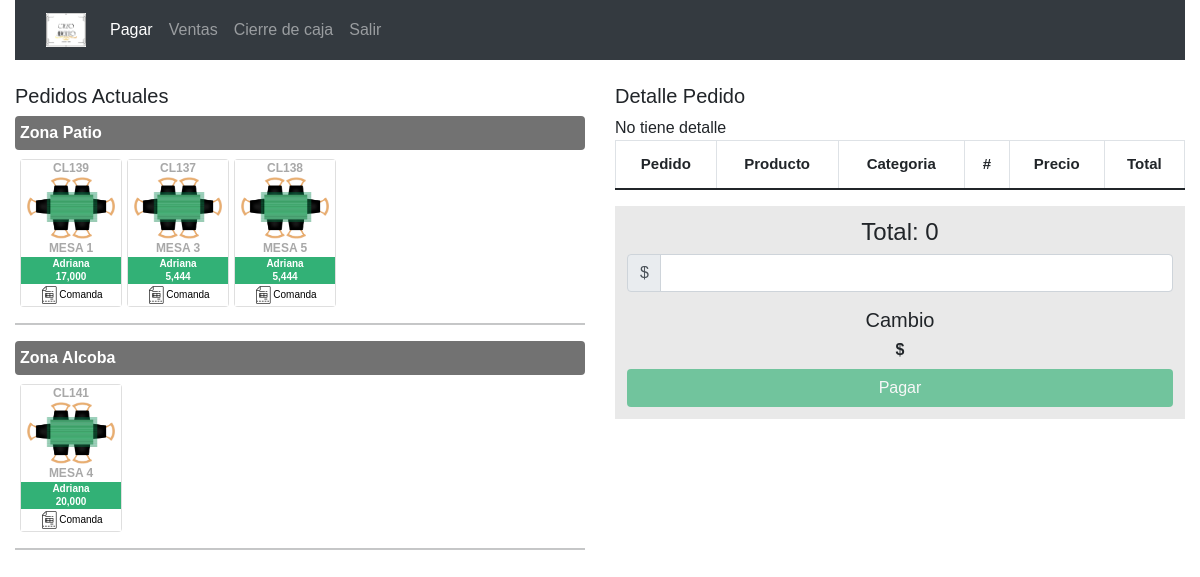
Screenshot of /index.php/facturacion/MostrarDetalle with the database file from the repository.
### tables this page shows
CREATE TABLE `zonas` (
  `idzonas` int(11) NOT NULL,
  `nombre` varchar(45) NOT NULL,
  `numMesas` varchar(45) NOT NULL,
  `Habilitada` tinyint(4) NOT NULL DEFAULT 1
);

CREATE TABLE `mesas` (
  `idmesas` int(11) NOT NULL,
  `idzonas` int(11) NOT NULL,
  `nummesa` int(11) NOT NULL,
  `numpedido` varchar(100) NOT NULL DEFAULT '0'
);

### application/controllers/facturacion.php (called while the page is built, shortened)
<?php
class Facturacion extends CI_Controller
{
    function __construct()
    {
        $this->load->model('Model_facturas');
        $this->load->model('Model_pedidos');
    }
    public function MostrarDetalle()
    {
        $Consecutivo = $this->input->post('Consecutivo');
        $datos = array(
            'detallePedidos' => $this->Model_facturas->Mostrar_Detalle($Consecutivo),
            'pedidos' => $this->Model_pedidos->MostrarPedidosAFacturar(),
            'zonas' => $this->Model_pedidos->MostrarzonasConPedidos(),
            'mesas' => $this->Model_pedidos->Mostrarmesas(),
			'TipoPago' => $this->Model_pedidos->MostrarTipoPagos(),
        );
        $this->load->view('VistasFacturador/View_facturador', $datos);
    }
}

### index.php (called while the page is built, shortened)
<?php
require_once BASEPATH.'core/CodeIgniter.php';

### application/models/model_pedidos.php (called while the page is built, shortened)
<?php
class Model_pedidos extends CI_Model
{
	public function MostrarzonasConPedidos()
	{
		$query = $this->db->query("SELECT zonas.* FROM zonas INNER JOIN mesas ON zonas.idzonas = mesas.idzonas WHERE mesas.numpedido <> '0'  GROUP BY zonas.idzonas");
		if ($query->num_rows() > 0) {
			return $query;
		} else {
			return null;
		}
	}
	public function Mostrarmesas()
	{
		$query = $this->db->query("SELECT idmesas, idzonas, nummesa, numpedido, mesero, sum(total) as total
                              FROM mesas left join detallepedido on mesas.numpedido = detallepedido.num_pedido
                              left join pedidos on mesas.numpedido = pedidos.num_pedido
                              group by idmesas, idzonas, nummesa, numpedido, mesero");
		if ($query->num_rows() > 0) {
			return $query;
		} else {
			return null;
		}
	}
}

### application/views/VistasFacturador/View_facturador.php (the view, shortened to what this page needs)
<!DOCTYPE html>
<html lang="en">
<head>
	<link rel="stylesheet" type="text/css" href="<?php echo base_url(); ?>/Style/StylesFacturador/Styles.css">
	<link href="https://cdn.jsdelivr.net/npm/bootstrap@5.0.0-beta2/dist/css/bootstrap.min.css" rel="stylesheet">
	<link rel="stylesheet" href="https://stackpath.bootstrapcdn.com/bootstrap/4.3.1/css/bootstrap.min.css">
</head>
<body>
	<div class="container-fluid">
		<div class="row">
			<div class="col-12">
				<nav class="navbar navbar-expand-lg navbar-dark bg-dark">
					<div class="container-fluid">
						<a class="navbar-brand" href="<?php echo base_url() ?>index.php/facturacion/Facturador"><img src="<?php echo base_url() ?>Imagenes/FondoBlanco.png" alt="Logo Cielo Abierto" width="40" height="34"></a>
						<div class="collapse navbar-collapse" id="navbarSupportedContent">
							<ul class="navbar-nav me-auto mb-2 mb-lg-0">
								<li class="nav-item">
									<a class="nav-link active " aria-current="page" href="<?php echo base_url() ?>index.php/facturacion/Facturador">Pagar</a>
								</li>
								<li class="nav-item">
									<a class="nav-link" href="<?php echo base_url() ?>index.php/facturacion/historial" tabindex="-1" aria-disabled="true">Ventas</a>
								</li>
								<li class="nav-item">
									<a class="nav-link" href="<?php echo base_url() ?>index.php/facturacion/historial" tabindex="-1" aria-disabled="true">Cierre de caja</a>
								</li>
								<li class="nav-item">
									<a class="nav-link" href="<?php echo base_url() ?>index.php/facturacion/Salir" tabindex="-1" aria-disabled="true">Salir</a>
								</li>
							</ul>
						</div>
					</div>
				</nav>
			</div>
		</div>
	</div>
	<br>
	<div class="container-fluid">
		<div class="row pedidos">
			<div class="col-sm-12 col-md-12 col-lg-6 col-xl-6">
				<h5>Pedidos Actuales</h5>
				<?php
				if (empty($zonas)) {
					echo "No hay ninguna mesa con pedido aun";
				} else {
					foreach ($zonas->result() as $row) {
				?>
						<div class="alert" id="BarraZonas" role="alert">
							<p>Zona <?php echo ($row->nombre); ?></p>
						</div>
						<div id="MesasFere">
							<?php
							foreach ($mesas->result() as $col) {
								if ($row->idzonas == $col->idzonas) {
									if ($col->numpedido <> 0) {
							?>
										<form action="<?php echo base_url() ?>index.php/Facturacion/MostrarDetalle" method="post" data-ajax="false">
											<div class="card" id="Card">
												<div class="card-body" id="NumeroDeMesaCardBody">
													<h5 class="card-title"><?php echo $col->numpedido ?></h5>
												</div>
												<button type="submit" id="BotonMesa"> <img src="<?php echo base_url() ?>Imagenes/MesaActiva.png" class="card-img-top" alt="..."></button>
												<div class="card-body" id="NumeroDeMesaCardBody">
													<h5 class="card-title">MESA <?php echo $col->nummesa ?></h5>
												</div>
												<div class="card-body" id="InformacionMesaOcupada">
													<h5 class="card-title"><?php echo $col->mesero ?></h5>
													<h5 class="card-title"><?php echo number_format(($col->total), 0); ?></h5>
												</div>
												<div class="card-body" id="BotonImpreFactura">
													<button type="button"><img src="<?php echo base_url() ?>Imagenes/Factura.png" alt="">Comanda</button>
												</div>
											</div>
										</form>
									<?php
									}
									?>
							<?php
								}
							}
							?>
						</div>
						<hr>
				<?PHP
					}
				}
				?>
			</div>
			<div class="col-sm-12 col-md-12 col-lg-6 col-xl-6">
				<h5>Detalle Pedido</h5>
				<div class="table-responsive">
					<table id="tableFacturacion" class="table table-bordered  table-hover tablaDetalle">
						<thead>
							<tr>
								<th scope="col">Pedido</th>
								<th scope="col">Producto</th>
								<th scope="col">Categoria</th>
								<th scope="col">#</th>
								<th scope="col">Precio</th>
								<th scope="col">Total</th>
							</tr>
						</thead>
							<?php
							if (empty($detallePedidos)) {
								$total = 0;
							} ?>
					</table>
				</div>
				<div class="operaciones">
					<div class="form-row">
						<div class="col">
							<?php echo form_open(base_url() . 'index.php/Facturacion/PagarPedido'); ?>
							<h4>Total: <?php echo number_format($total, 0) ?></h4>
							<div class="input-group mb-3">
								<div class="input-group-prepend">
									<span class="input-group-text">$</span>
								</div>
								<input type="number" min="100" id="Efectivo" name="Efectivo" class="form-control" required>
							</div>
							<h5 style="margin-top:4px">Cambio</h5>
							<h6 id="cambio"><b>$ </b></h6>
							<?php if (empty($Consecutivo) == false) { ?>
								<a data-toggle="modal" id="BotonPagar" data-target="#exampleConfirmarPago2" class="btn btn-block" role="button" aria-pressed="true">Pagar</a>
							<?php	} else {  ?>
								<a data-toggle="modal" id="BotonPagar" data-target="#exampleConfirmarPago2" class="btn btn-block disabled" role="button" aria-pressed="true">Pagar</a>
							<?php	} ?>
							</form>
						</div>
					</div>
				</div>
			</div>
		</div>
	</div>
</body>
</html>

### Style/StylesFacturador/Styles.css (style rules this page uses)
* { font-family: "Oswal", sans-serif; }
#BotonPagar { background-color: rgb(50, 177, 118); color: white; }
.pedidos tr { text-align: center; }
.operaciones { background-color: #e9e9e9; padding: 12px; text-align: center; }
.operaciones input { width: 100%; }
#tableFacturacion { font-size: 15px; }
#Card h5 { font-size: 12px; color: rgb(168, 168, 168); margin: 1px; font-weight: bold; }
#Card button { background-color: white; width: 10px; }
#Card { margin-top: 4px; margin-left: 5px; }
#Card button { border: 0; width: 100px; }
#MesasFere { flex-direction: row; display: flex; flex-wrap: wrap; margin-top: 5px; }
#NumeroDeMesaCardBody { background-color: rgb(255, 255, 255); text-align: center; padding: 0px; }
#InformacionMesaOcupada { text-align: center; margin: 0; padding: 0; background-color:rgb(50, 177, 118); }
#InformacionMesaOcupada h5 { color: white; margin: 1; font-size: 10px; }
#BarraZonas { background-color: rgb(114, 114, 114); margin: 0; padding: 0; }
#BotonImpreFactura { padding: 0; font-size: 10px; }
#BarraZonas p { font-weight: bold; margin: 4px; color: rgb(255, 255, 255); }

### rows the page displays
zonas: nombre "Patio"
mesas: numpedido "CL139", nummesa "1", mesero "Adriana", total "17,000"
mesas: numpedido "CL137", nummesa "3", mesero "Adriana", total "5,444"
mesas: numpedido "CL138", nummesa "5", mesero "Adriana", total "5,444"
zonas: nombre "Alcoba"
mesas: numpedido "CL141", nummesa "4", mesero "Adriana", total "20,000"

### other values shown
$total "0"
